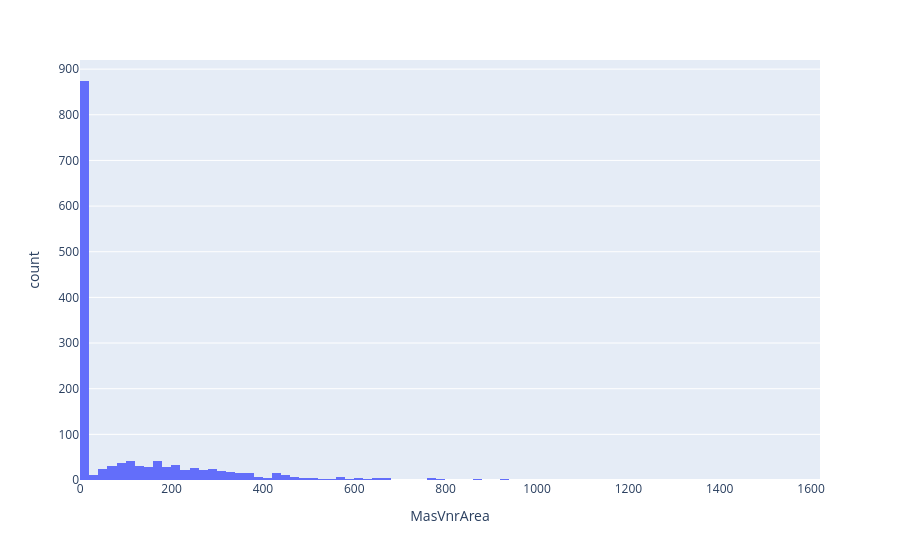

The notebook cell saved with this chart:
### Code cell
fig = px.histogram(data_frame= train_df, x = 'MasVnrArea')
fig.show()
# skewed right, median or min work

### Figure 1 — Plotly figure (JSON) as saved in the notebook; plotly's stock layout.template omitted (floating-point values rounded to 4 significant figures; data arrays with more than 128 entries replaced by an {"elided": "..."} marker saying what was removed)
{"data": [{"bingroup": "x", "hovertemplate": "MasVnrArea=%{x}<br>count=%{y}<extra></extra>", "legendgroup": "", "marker": {"color": "#636efa", "pattern": {"shape": ""}}, "name": "", "orientation": "v", "showlegend": false, "type": "histogram", "x": {"elided": "1460 float values"}, "xaxis": "x", "yaxis": "y"}], "layout": {"barmode": "relative", "legend": {"tracegroupgap": 0}, "margin": {"t": 60}, "xaxis": {"anchor": "y", "domain": [0, 1], "title": {"text": "MasVnrArea"}}, "yaxis": {"anchor": "x", "domain": [0, 1], "title": {"text": "count"}}}}
